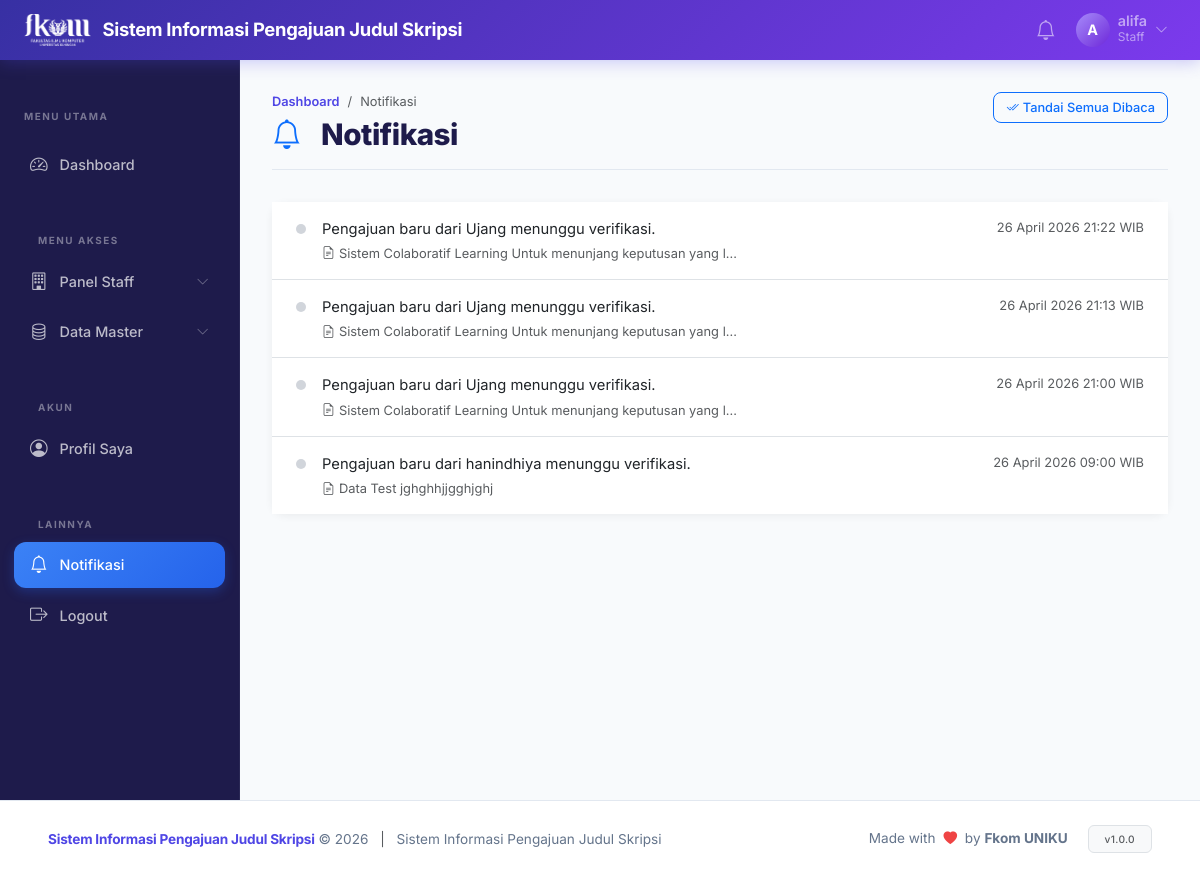
/?page=notif (signed in), run on the app's committed database.
### tables this page shows
CREATE TABLE `notifikasi` (
  `id` int unsigned NOT NULL AUTO_INCREMENT,
  `user_id` int unsigned NOT NULL,
  `pengajuan_id` int unsigned DEFAULT NULL,
  `pesan` text NOT NULL,
  `is_read` tinyint(1) NOT NULL DEFAULT '0',
  `created_at` datetime NOT NULL DEFAULT CURRENT_TIMESTAMP,
  PRIMARY KEY (`id`),
  KEY `idx_notif_user` (`user_id`,`is_read`),
  KEY `idx_notif_created` (`created_at`),
  KEY `fk_notif_pengajuan` (`pengajuan_id`),
  CONSTRAINT `fk_notif_pengajuan` FOREIGN KEY (`pengajuan_id`) REFERENCES `pengajuan_judul` (`id`) ON DELETE SET NULL,
  CONSTRAINT `fk_notif_user` FOREIGN KEY (`user_id`) REFERENCES `users` (`id`) ON DELETE CASCADE
);

CREATE TABLE `pengajuan_judul` (
  `id` int unsigned NOT NULL AUTO_INCREMENT,
  `user_id` int unsigned NOT NULL,
  `periode_id` int unsigned DEFAULT NULL,
  `judul` varchar(300) NOT NULL,
  `deskripsi` text,
  `bidang` varchar(100) DEFAULT NULL,
  `file_proposal` varchar(255) DEFAULT NULL COMMENT 'Nama file PDF di folder uploads/proposals',
  `pembimbing_1_id` int unsigned DEFAULT NULL,
  `pembimbing_2_id` int unsigned DEFAULT NULL,
  `status` enum('draft','diajukan','diverifikasi','direview','direview_dewan','revisi','ditolak','disetujui','pembimbing_ditentukan','selesai','selesai_fakultas') DEFAULT 'draft',
  `catatan_terakhir` text COMMENT 'Catatan dari petugas terakhir',
  `verified_at` datetime DEFAULT NULL COMMENT 'Waktu diverifikasi Staff',
  `created_at` datetime NOT NULL DEFAULT CURRENT_TIMESTAMP,
  `updated_at` datetime NOT NULL DEFAULT CURRENT_TIMESTAMP ON UPDATE CURRENT_TIMESTAMP,
  PRIMARY KEY (`id`),
  KEY `idx_user_id` (`user_id`),
  KEY `idx_status` (`status`),
  KEY `idx_periode` (`periode_id`),
  KEY `fk_pj_pembimbing_1` (`pembimbing_1_id`),
  KEY `fk_pj_pembimbing_2` (`pembimbing_2_id`),
  CONSTRAINT `fk_pj_pembimbing_1` FOREIGN KEY (`pembimbing_1_id`) REFERENCES `dosen` (`id`) ON DELETE SET NULL,
  CONSTRAINT `fk_pj_pembimbing_2` FOREIGN KEY (`pembimbing_2_id`) REFERENCES `dosen` (`id`) ON DELETE SET NULL,
  CONSTRAINT `fk_pj_periode` FOREIGN KEY (`periode_id`) REFERENCES `periode` (`id`) ON DELETE SET NULL,
  CONSTRAINT `fk_pj_user` FOREIGN KEY (`user_id`) REFERENCES `users` (`id`) ON DELETE CASCADE
);

### config/database.php (called while the page is built, shortened)
<?php
function getDB(): PDO {
    static $pdo = null;
    if ($pdo === null) {
        $dsn = "mysql:host=" . DB_HOST . ";dbname=" . DB_NAME . ";charset=" . DB_CHARSET;
        $options = [
            PDO::ATTR_ERRMODE            => PDO::ERRMODE_EXCEPTION,
            PDO::ATTR_DEFAULT_FETCH_MODE => PDO::FETCH_ASSOC,
            PDO::ATTR_EMULATE_PREPARES   => false,
        ];
        try {
            $pdo = new PDO($dsn, DB_USER, DB_PASS, $options);
        } catch (PDOException $e) {
            error_log("Database connection failed: " . $e->getMessage());
            die(json_encode(['error' => 'Database connection failed.']));
        }
    }
    return $pdo;
}

### core/Auth.php (called while the page is built, shortened)
<?php
class Auth {
    public static function check(): bool {
        return isset($_SESSION['user_id']) && !empty($_SESSION['user_id']);
    }
    public static function id(): ?int {
        return self::check() ? (int)$_SESSION['user_id'] : null;
    }
}

### models/Notifikasi.php (called while the page is built, shortened)
<?php
class Notifikasi {
    private PDO $db;
    public function __construct() {
        $this->db = getDB();
    }
    public function getByUserId(int $userId, int $limit = 20): array {
        $stmt = $this->db->prepare(
            "SELECT n.*, pj.judul AS judul_pengajuan
             FROM notifikasi n
             LEFT JOIN pengajuan_judul pj ON pj.id = n.pengajuan_id
             WHERE n.user_id = ?
             ORDER BY n.is_read ASC, n.created_at DESC
             LIMIT $limit"
        );
        $stmt->execute([$userId]);
        return $stmt->fetchAll();
    }
}

### core/Helper.php (called while the page is built, shortened)
<?php
function e(mixed $value): string {
    return htmlspecialchars((string)$value, ENT_QUOTES | ENT_HTML5, 'UTF-8');
}
function formatTanggal(string $date, bool $withTime = false): string {
    $bulan = ['', 'Januari', 'Februari', 'Maret', 'April', 'Mei', 'Juni',
              'Juli', 'Agustus', 'September', 'Oktober', 'November', 'Desember'];
    $ts    = strtotime($date);
    $d     = date('j', $ts);
    $m     = (int)date('n', $ts);
    $y     = date('Y', $ts);
    $str   = "$d {$bulan[$m]} $y";
    if ($withTime) {
        $str .= ' ' . date('H:i', $ts) . ' WIB';
    }
    return $str;
}
function truncate(string $text, int $limit = 100): string {
    if (mb_strlen($text) <= $limit) return $text;
    return mb_substr($text, 0, $limit) . '...';
}

### views/notif/index.php (the view, shortened to what this page needs)
<?php
require BASE_PATH . '/views/layouts/header.php';
?>
<div class="page-header d-flex justify-content-between align-items-start">
    <div>
        <nav aria-label="breadcrumb"><ol class="breadcrumb">
            <li class="breadcrumb-item"><a href="?page=dashboard">Dashboard</a></li>
            <li class="breadcrumb-item active">Notifikasi</li>
        </ol></nav>
        <h1><i class="bi bi-bell me-2 text-primary"></i>Notifikasi</h1>
    </div>
    <a href="?page=notif.readall" class="btn btn-outline-primary btn-sm">
        <i class="bi bi-check2-all me-1"></i>Tandai Semua Dibaca
    </a>
</div>
<div class="card">
    <div class="card-body p-0">
        <?php if (empty($notifList)): ?>
        <div class="empty-state">
            <i class="bi bi-bell-slash"></i>
            <h5>Tidak Ada Notifikasi</h5>
            <p>Notifikasi akan muncul di sini saat ada aktivitas.</p>
        </div>
        <?php else: ?>
        <div class="list-group list-group-flush">
            <?php foreach ($notifList as $n): ?>
            <a href="?page=notif.read&id=<?= $n['id'] ?><?= $n['pengajuan_id'] ? '&ref='.$n['pengajuan_id'] : '' ?>"
               class="list-group-item list-group-item-action py-3 px-4 <?= !$n['is_read'] ? 'bg-light' : '' ?>">
                <div class="d-flex align-items-start gap-3">
                    <div class="notif-dot <?= !$n['is_read'] ? 'active' : '' ?>" style="margin-top:6px;width:10px;height:10px;flex-shrink:0"></div>
                    <div class="flex-grow-1">
                        <div class="<?= !$n['is_read'] ? 'fw-semibold' : '' ?>"><?= e($n['pesan']) ?></div>
                        <?php if ($n['judul_pengajuan']): ?>
                        <div class="small text-muted mt-1">
                            <i class="bi bi-file-earmark-text me-1"></i><?= e(truncate($n['judul_pengajuan'], 60)) ?>
                        </div>
                        <?php endif; ?>
                    </div>
                    <div class="text-muted small text-nowrap"><?= formatTanggal($n['created_at'], true) ?></div>
                </div>
            </a>
            <?php endforeach; ?>
        </div>
        <?php endif; ?>
    </div>
</div>
<?php require BASE_PATH . '/views/layouts/footer.php'; ?>

### assets/css/style.css (style rules this page uses)
:root { --primary: #4f46e5; --primary-dark: #3730a3; --primary-light: #ede9fe; --secondary: #7c3aed; --success: #059669; --warning: #d97706; --danger: #dc2626; --info: #0284c7; --sidebar-bg: #1e1b4b; --sidebar-w: 240px; --navbar-h: 60px; --body-bg: #f5f5fa; --card-r: 14px; --shadow-sm: 0 2px 8px rgba(0, 0, 0, .06); --shadow-md: 0 4px 20px rgba(0, 0, 0, .10); --shadow-lg: 0 8px 40px rgba(0, 0, 0, .14); --ease: all .2s ease; }
*, *::before, *::after { box-sizing: border-box }
body { font-family: 'Inter', sans-serif; background: var(--body-bg); color: #1e1b4b; min-height: 100vh; font-size: .92rem }
.notif-dot { width: 8px; height: 8px; border-radius: 50%; background: #d1d5db; flex-shrink: 0; margin-top: 5px }
.page-header { margin-bottom: 32px; position: relative; padding-bottom: 16px; border-bottom: 1px solid #e2e8f0; display: flex; justify-content: space-between; align-items: center; flex-wrap: wrap; gap: 15px; }
.breadcrumb { font-size: 0.8rem; margin-bottom: 6px; }
.breadcrumb-item a { color: var(--primary); text-decoration: none; font-weight: 600; }
.page-header h1 { font-size: 1.85rem; font-weight: 800; color: var(--secondary-color); margin: 0; letter-spacing: -0.5px; display: flex; align-items: center; gap: 12px; }
.page-header h1 i { color: var(--primary); }
.card { border: none; border-radius: var(--card-r); box-shadow: var(--shadow-sm); transition: var(--ease); background: #fff }
.btn { border-radius: 8px; font-weight: 500; transition: var(--ease) }
.btn-sm { font-size: .8rem; padding: 5px 12px }

### data on the page
notifikasi: is_read 1 (drawn), pesan "Pengajuan baru dari Ujang menunggu verifikasi.", pengajuan.judul "Sistem Colaboratif Learning Untuk menunjang keputusan yang l...", created_at "26 April 2026 21:22 WIB"
notifikasi: is_read 1 (drawn), pesan "Pengajuan baru dari Ujang menunggu verifikasi.", pengajuan.judul "Sistem Colaboratif Learning Untuk menunjang keputusan yang l...", created_at "26 April 2026 21:13 WIB"
notifikasi: is_read 1 (drawn), pesan "Pengajuan baru dari Ujang menunggu verifikasi.", pengajuan.judul "Sistem Colaboratif Learning Untuk menunjang keputusan yang l...", created_at "26 April 2026 21:00 WIB"
notifikasi: is_read 1 (drawn), pesan "Pengajuan baru dari hanindhiya menunggu verifikasi.", pengajuan.judul "Data Test jghghhjjgghjghj", created_at "26 April 2026 09:00 WIB"

### other printed values
APP_NAME "Sistem Informasi Pengajuan Judul Skripsi"
substr(Auth::user()['nama'], 0, 1) "A"
truncate(Auth::user()['nama'], 20) "alifa"
Auth::role() "Staff"
$groupTitle "Panel Staff"
$groupTitle "Data Master"
APP_FULL_NAME "Sistem Informasi Pengajuan Judul Skripsi"
APP_VERSION "1.0.0"
